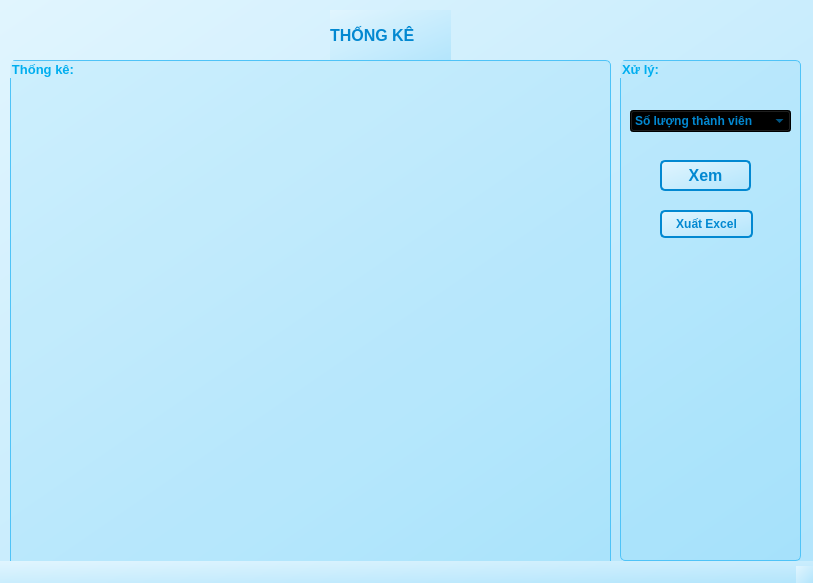
<?xml version="1.0" encoding="UTF-8"?>
<ui version="4.0">
 <class>MainWindow</class>
 <widget class="QMainWindow" name="MainWindow">
  <property name="geometry">
   <rect>
    <x>0</x>
    <y>0</y>
    <width>813</width>
    <height>583</height>
   </rect>
  </property>
  <property name="windowTitle">
   <string>Thống kê CLB</string>
  </property>
  <property name="styleSheet">
   <string notr="true">
            /* Nút QPushButton */
            QPushButton {
                background-color: #00AEEF; /* Màu xanh cyan chủ đạo */
                color: white; /* Chữ trắng để nổi bật */
                font-weight: bold;
                border: 2px solid #0288D1; /* Viền xanh dương đậm hơn */
                border-radius: 5px; /* Bo góc nhẹ */
                padding: 5px; /* Thêm đệm cho đẹp */
            }
            QPushButton:hover {
                background-color: qlineargradient(x1:0, y1:0, x2:0, y2:1, stop:0 #0288D1, stop:1 #0277BD); /* Gradient xanh dương đậm */
                color: #FFFFFF; /* Chữ trắng khi hover */
                border: 2px solid #4FC3F7; /* Viền xanh cyan nhạt hơn */
            }
            QPushButton:pressed {
                background-color: #0277BD; /* Xanh dương đậm khi nhấn */
            }

            /* Tiêu đề QLabel#titleLabel */
            QLabel#titleLabel {
                font-size: 24px; /* Tăng kích thước chữ */
                font-weight: bold;
                color: #00AEEF; /* Màu xanh cyan chủ đạo */
                text-shadow: 2px 2px 4px #333333; /* Bóng đổ xám đậm */
            }

            /* Nền chính QWidget */
            QWidget {
                background-color: qlineargradient(x1:0, y1:0, x2:1, y2:1, stop:0 #E1F5FE, stop:1 #B3E5FC); /* Gradient xanh rất nhạt */
                color: #0288D1; /* Chữ xanh dương sáng, đồng bộ với #00AEEF */
                font-weight: bold;
            }

            /* QLineEdit */
            QLineEdit {
                background-color: #FFFFFF; /* Nền trắng */
                color: #333333; /* Chữ xám đậm */
                border: 1px solid #B0BEC5; /* Viền xám nhạt */
                border-radius: 3px; /* Bo góc nhẹ */
                padding: 2px; /* Thêm đệm */
            }
            QLineEdit:focus {
                border: 2px solid #00AEEF; /* Viền xanh cyan khi focus */
            }

            /* QGroupBox */
            QGroupBox {
                font-weight: bold;
                color: #00AEEF; /* Màu xanh cyan chủ đạo */
                border: 1px solid #4FC3F7; /* Viền xanh nhạt hơn */
                border-radius: 5px; /* Bo góc */
                padding: 10px; /* Thêm đệm bên trong */
                background-color: rgba(0, 174, 239, 20); /* Nền xanh cyan mờ nhẹ (20% opacity) */
            }
   </string>
  </property>
  <widget class="QWidget" name="centralwidget">
   <widget class="QLabel" name="label">
    <property name="geometry">
     <rect>
      <x>330</x>
      <y>10</y>
      <width>121</width>
      <height>51</height>
     </rect>
    </property>
    <property name="font">
     <font>
      <pointsize>12</pointsize>
      <weight>75</weight>
      <bold>true</bold>
     </font>
    </property>
    <property name="text">
     <string>THỐNG KÊ</string>
    </property>
   </widget>
   <widget class="QGroupBox" name="groupBox_3">
    <property name="geometry">
     <rect>
      <x>620</x>
      <y>60</y>
      <width>181</width>
      <height>501</height>
     </rect>
    </property>
    <property name="font">
     <font>
      <pointsize>10</pointsize>
      <weight>75</weight>
      <bold>true</bold>
     </font>
    </property>
    <property name="title">
     <string>Xử lý:</string>
    </property>
    <widget class="QComboBox" name="cbbbd">
     <property name="geometry">
      <rect>
       <x>10</x>
       <y>50</y>
       <width>161</width>
       <height>22</height>
      </rect>
     </property>
     <item>
      <property name="text">
       <string>Số lượng thành viên</string>
      </property>
     </item>
     <item>
      <property name="text">
       <string>Doanh thu CLB</string>
      </property>
     </item>
     <item>
      <property name="text">
       <string>Tỷ lệ thanh toán</string>
      </property>
     </item>
    </widget>
    <widget class="QPushButton" name="btnxem">
     <property name="geometry">
      <rect>
       <x>40</x>
       <y>100</y>
       <width>91</width>
       <height>31</height>
      </rect>
     </property>
     <property name="font">
      <font>
       <pointsize>12</pointsize>
       <weight>75</weight>
       <bold>true</bold>
      </font>
     </property>
     <property name="text">
      <string>Xem</string>
     </property>
    </widget>
    <widget class="QPushButton" name="btnxuat">
     <property name="geometry">
      <rect>
       <x>40</x>
       <y>150</y>
       <width>93</width>
       <height>28</height>
      </rect>
     </property>
     <property name="text">
      <string>Xuất Excel</string>
     </property>
    </widget>
   </widget>
   <widget class="QGroupBox" name="groupBox_2">
    <property name="geometry">
     <rect>
      <x>10</x>
      <y>60</y>
      <width>601</width>
      <height>511</height>
     </rect>
    </property>
    <property name="font">
     <font>
      <pointsize>10</pointsize>
      <weight>75</weight>
      <bold>true</bold>
     </font>
    </property>
    <property name="title">
     <string>Thống kê:</string>
    </property>
    <layout class="QVBoxLayout" name="chart_layout"/>
   </widget>
  </widget>
  <widget class="QStatusBar" name="statusbar"/>
 </widget>
 <resources/>
 <connections/>
</ui>
